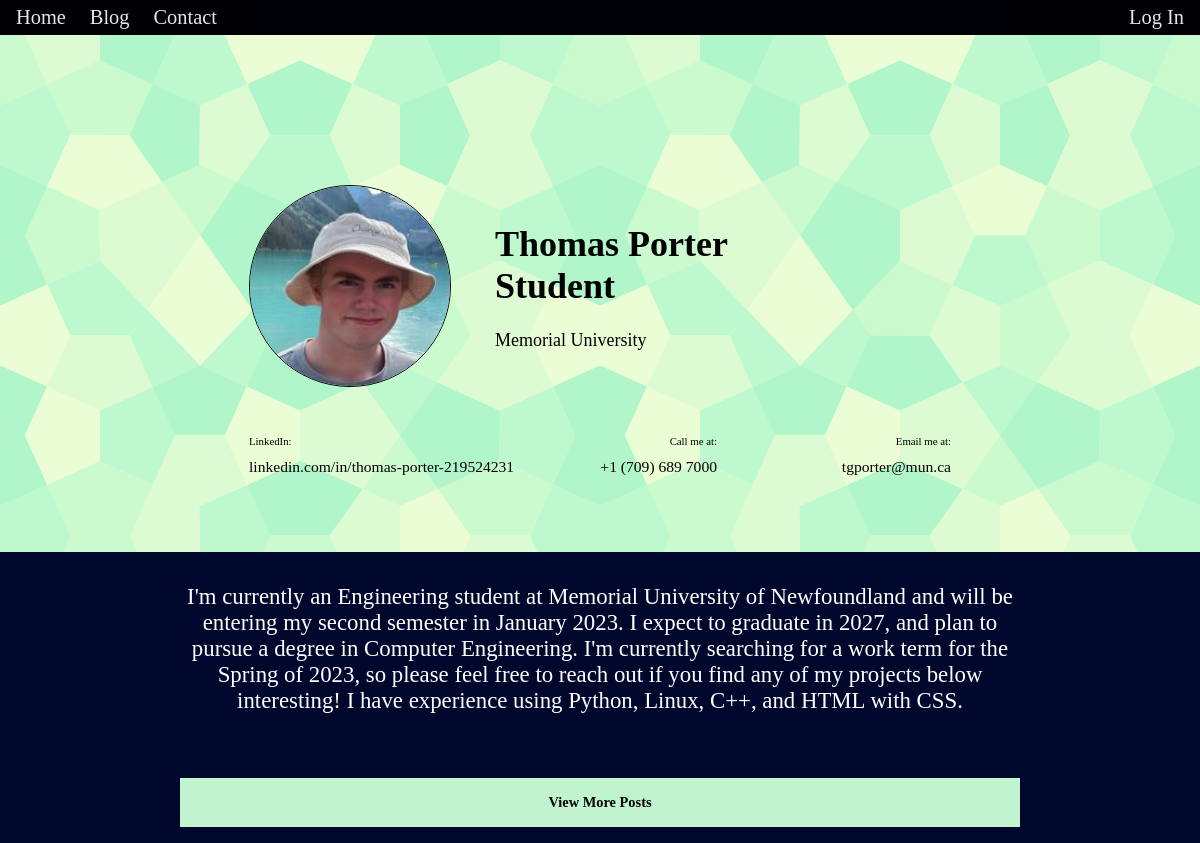
Before: / with the older database file.
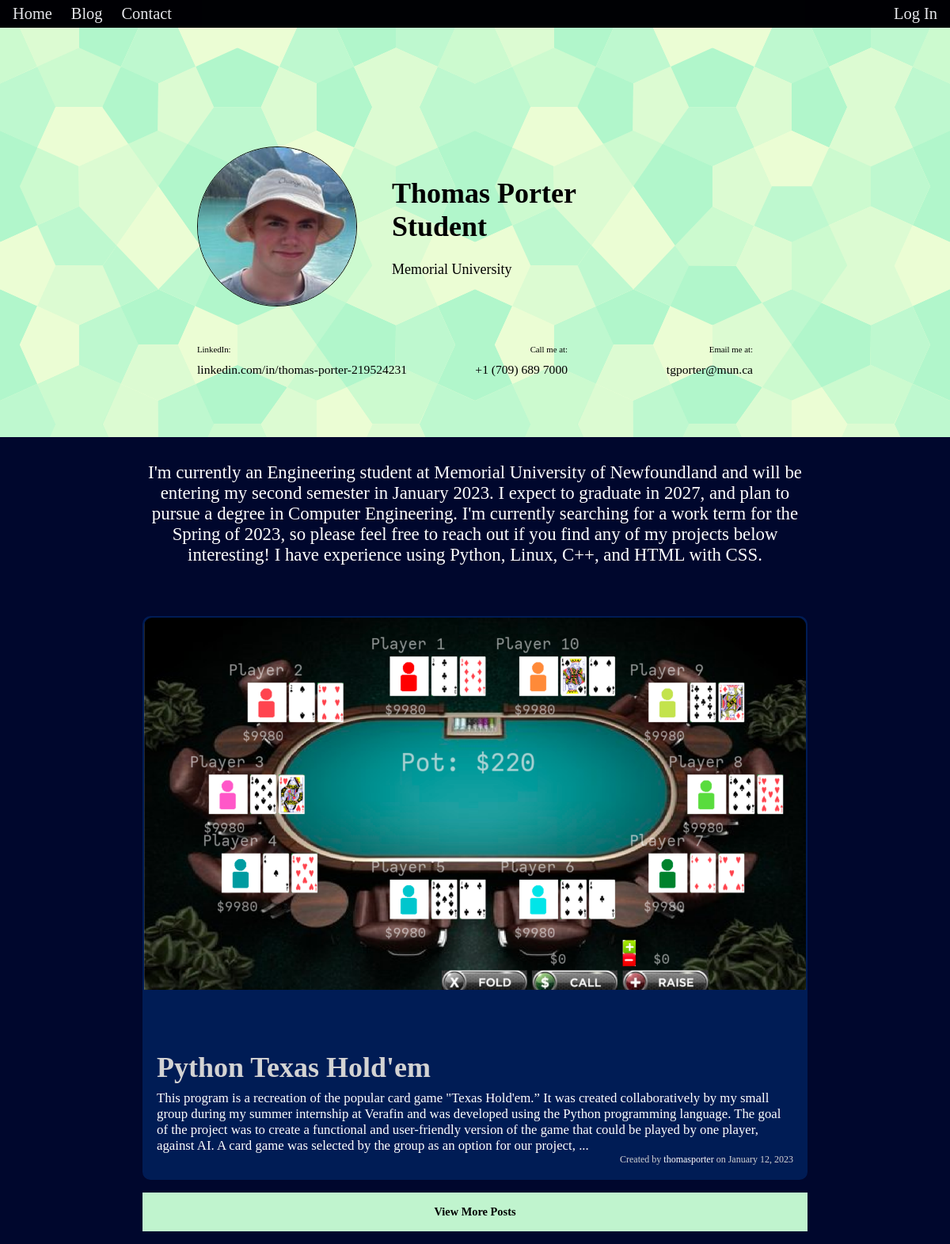
After: the same page with the newer database file.
### users/models.py (models this page shows, shortened)
class Profile(models.Model):
    user = models.OneToOneField(User, on_delete=models.CASCADE)
    image = models.ImageField(default='profile_pics/default.jpg', upload_to='profile_pics')

### blog/models.py (models this page shows, shortened)
class Post(models.Model):
    title = models.CharField("Title", max_length=100)
    content = models.TextField("Content")
    date_posted = models.DateTimeField("Date Posted", default=timezone.now)
    author = models.ForeignKey(User, on_delete=models.CASCADE)
    image = models.ImageField("Image", default="post_images/default.png", upload_to="post_images")

### blog/views.py (the view)
def home(request):
    context = {
        "thomas_info": User.objects.get(username="thomasporter"),
    }
    if len(Post.objects.all()) >=5:
        blog_posts = Post.objects.all()[::-1]
        context["blog_posts"] = blog_posts[:5]
    else:
        context["blog_posts"] = Post.objects.all()[::-1]
    return render(request, "blog/home.html", context)

### blog/templates/blog/home.html
{% extends "blog/base.html" %}
{% load static %}
{% block content %}
    <div class="color-header">
        <div class="color-header-content-container">
            <img class="profile-image" src="{{ thomas_info.profile.image.url }}">
            <p class="main-text">Thomas Porter
Student
            </p>
            <p class="secondary-text">Memorial University</p>
            <p id="subheader-1-label" class="subheader-label">LinkedIn:</p>
            <a id="subheader-1" class="subheader" href="https://www.linkedin.com/in/thomas-porter-219524231" target="_blank">linkedin.com/in/thomas-porter-219524231</a>
            <p id="phone-subheader-label" class="subheader-label">Call me at:</p>
            <p id="phone-subheader" class="subheader">+1 (709) 689 7000</p>
            <p id="email-subheader-label" class="subheader-label">Email me at:</p>
            <p id="email-subheader" class="subheader">tgporter@mun.ca</p>
        </div>
    </div>
    <div class="about-me-container">
        <p class="about-me-text">I'm currently an Engineering student at Memorial University of Newfoundland and will be
            entering my second semester in January 2023. I expect to graduate in 2027, and plan to pursue a degree in
            Computer Engineering. I'm currently searching for a work term for the Spring of 2023, so please feel free to
            reach out if you find any of my projects below interesting! I have experience using Python, Linux, C++, and
            HTML with CSS.
        </p>
    </div>
    <div class="blog-preview">
        {% for post in blog_posts %}
            <div class="post">
                <img src="{{ post.image.url }}" class="post-image">
                <div class="post-text-container">
                    <p class="post-title">{{ post.title }}</p>
                    {% if post.content|length > 425 %}
                        <p class="post-content">{{ post.content|slice:":425" }}...</p>
                    {% else %}
                        <p class="post-content">{{ post.content }}</p>
                    {% endif %}
                    <p class="post-footer"> Created by <a>{{ post.author }}</a> on {{ post.date_posted|date:"F j, Y" }}</p>
                </div>
            </div>
        {% endfor %}
        <a id="view-more" href="/blog">View More Posts</a>
    </div>
{% endblock %}

### blog/templates/blog/base.html (shortened to what this page needs)
<!DOCTYPE html>
<head>
    {% load static %}
    <link rel="stylesheet" href="{% static "blog/CSS/style.css" %}">
</head>
<body>
    <div class="titlebar-container">
        <div class="side-container">
            <a class="titlebar-item" href="/">Home</a>
            <a class="titlebar-item" href="/blog">Blog</a>
            <a class="titlebar-item" href="/contact">Contact</a>
        </div>
        <div class="side-container">
            {% if user.is_authenticated %}
                <a class="titlebar-item" href="/profile">Profile</a>
                <a class="titlebar-item" href="/logout">Log Out</a>
            {% else %}
                <a class="titlebar-item" href="/login">Log In</a>
            {% endif %}
        </div>
    </div>
    {% block content %}{% endblock content %}
</body>

### blog/static/blog/CSS/style.css (style rules this page uses)
body { margin: 0; font-size: 75%; font-family: "FiraSans-Regular"; background-color: rgb(0, 7, 45); }
p { margin: 0; }
a { text-decoration: none; color: white; }
.titlebar-container { position: -webkit-sticky; position: sticky; top: 0; background-color: black; opacity: 90%; display: flex; justify-content: space-between; }
.titlebar-container .side-container { display: flex; margin: 0px 4px; }
.titlebar-container .side-container a.titlebar-item { padding: 6px 12px; text-decoration: none; color: white; font-size: 1.7em; }
.post { display: grid; grid-template-columns: auto; grid-template-rows: 3fr 1fr; background-color: rgb(0, 28, 85); border: 2px solid rgb(0, 28, 85); border-radius: 10px; }
.post .post-image { grid-column-start: 1; grid-column-end: -1; grid-row-start: 1; grid-row-end: -2; justify-self: center; width: 100%; aspect-ratio: 16/9; border-top-left-radius: 10px; border-top-right-radius: 10px; }
.post .post-text-container { grid-column-start: 1; grid-column-end: -1; grid-row-start: -2; grid-row-end: -1; margin: 16px; display: flex; flex-direction: column; }
.post .post-text-container .post-title { margin-bottom: 8px; font-size: 3em; font-weight: bolder; color: lightgrey; }
.post .post-text-container .post-content { font-size: 1.4em; color: white; }
.post .post-text-container .post-footer { align-self: flex-end; justify-self: flex-end; font-size: 1em; color: lightgrey; }
.color-header { background-image: url("images/congruent_pentagon.png"); height: 66%; display: flex; justify-content: center; }
.color-header-content-container { margin-top: 150px; margin-bottom: 64px; display: grid; grid-template-columns: 1fr 1fr 1fr; grid-template-rows: 2fr 1fr; }
.color-header-content-container .profile-image { grid-column-start: 1; grid-column-end: 2; grid-row-start: 1; grid-row-end: 2; justify-self: center; margin-right: 32px; border: 1px solid black; -o-object-fit: cover; object-fit: cover; width: 200px; height: 200px; border-radius: 50%; }
.color-header-content-container .main-text { grid-column-start: 2; grid-column-end: -1; grid-row-start: 1; grid-row-end: 2; align-self: center; margin-left: 12px; font-size: 3em; font-weight: bolder; white-space: break-spaces; }
.color-header-content-container .secondary-text { grid-column-start: 2; grid-column-end: -1; grid-row-start: 1; grid-row-end: 2; align-self: end; margin-left: 12px; margin-bottom: 36px; font-size: 1.5em; }
.color-header-content-container .subheader-label { align-self: start; margin-top: 48px; font-size: 0.9em; }
.color-header-content-container .subheader { align-self: end; margin-bottom: 12px; font-size: 1.3em; color: black; }
.color-header-content-container #subheader-1-label { grid-column-start: 1; grid-column-end: 3; grid-row-start: -2; grid-row-end: -1; }
.color-header-content-container #subheader-1 { grid-column-start: 1; grid-column-end: 3; grid-row-start: -2; grid-row-end: -1; }
.color-header-content-container #phone-subheader-label { grid-column-start: 2; grid-column-end: -2; grid-row-start: -2; grid-row-end: -1; justify-self: end; }
.color-header-content-container #phone-subheader { grid-column-start: 2; grid-column-end: -2; grid-row-start: -2; grid-row-end: -1; justify-self: end; }
.color-header-content-container #email-subheader-label { grid-column-start: -2; grid-column-end: -1; grid-row-start: -2; grid-row-end: -1; justify-self: end; }
.color-header-content-container #email-subheader { grid-column-start: -2; grid-column-end: -1; grid-row-start: -2; grid-row-end: -1; justify-self: end; }
.about-me-container { background-color: rgb(0, 7, 45); display: flex; justify-content: center; }
.about-me-container .about-me-text { margin: 32px 15%; font-size: 1.9em; color: white; text-align: center; }
.blog-preview { margin: 32px 15% 16px; display: flex; flex-direction: column; justify-content: center; }
.blog-preview .post { margin-bottom: 16px; }
#view-more { padding: 16px; background-color: rgb(192, 244, 206); text-align: center; font-size: 1.2em; font-weight: bolder; color: black; display: block; }

Changed rows visible on the page:
added Post: image (picture), title "Python Texas Hold'em", content "This program is a recreation of the popular card game \"Texas Hold'em.” It was created collaboratively by my small group during my summer internship at Verafin and was developed using the Python programming language. The goal of the project was to create a functional and user-friendly version of the game that could be played by one player, against AI. A card game was selected by the group as an option for our project,", author "thomasporter", date_posted "January 12, 2023"
